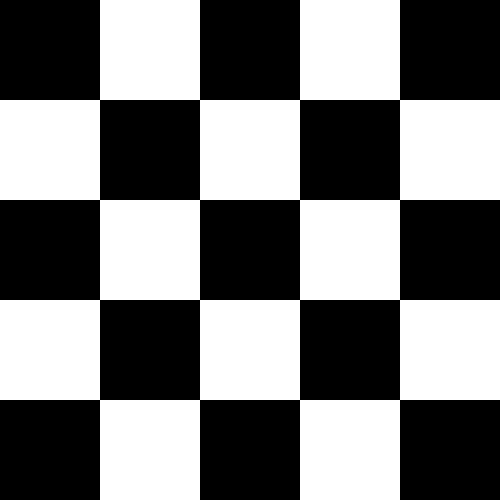
#> input picture detection-scripts/chessboard1.png, 500 x 500 px
$ python orb-feature.py
#> lines starting #> are read from the running program, lines starting #| are printed output that depends on the picture; after the words box and inside, x2 and y2 are one past the last pixel; in counts of white or black regions, pixels touching at a corner belong together
import numpy as np
import cv2 as cv
import matplotlib.pyplot as plt

img1 = cv.imread('chessboard1.png',cv.IMREAD_GRAYSCALE)          # queryImage
#> img1: shape (500, 500); 48% white; 1 white region, box (x1, y1, x2, y2) and area: (0, 0, 500, 500) 120000
img2 = cv.imread('chessboard2.jpg',cv.IMREAD_GRAYSCALE) # trainImage
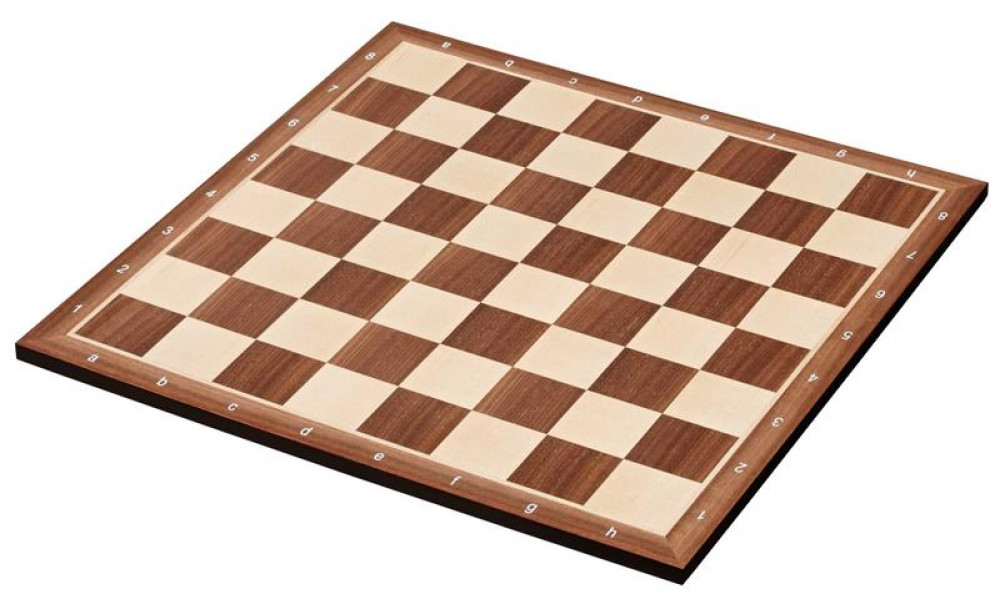
#> input picture detection-scripts/chessboard2.jpg, 1000 x 600 px
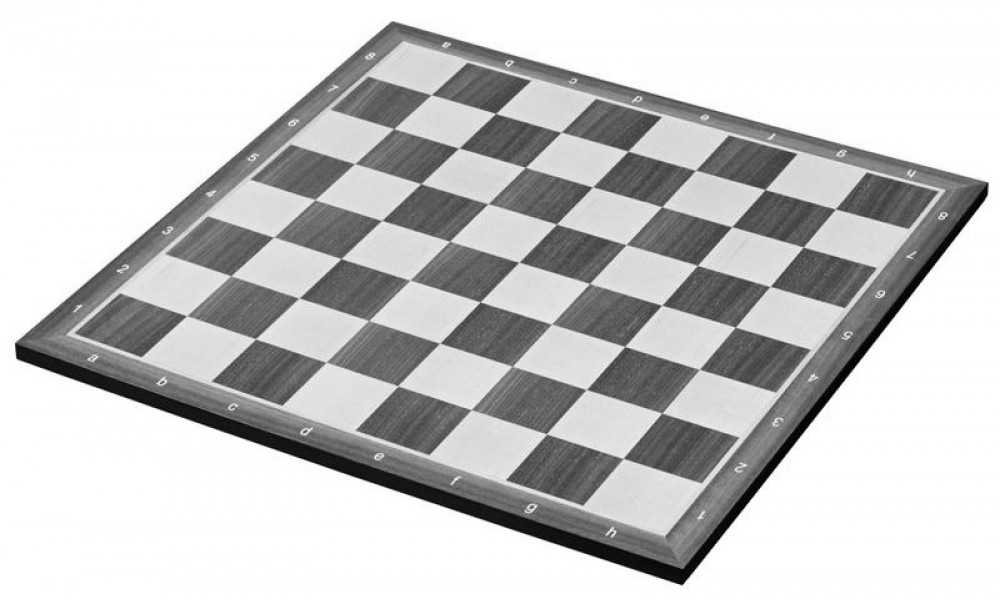
#> img2: shape (600, 1000); min 0, max 255, mean 199

# Initiate ORB detector
orb = cv.ORB_create()
# find the keypoints and descriptors with ORB
kp1, des1 = orb.detectAndCompute(img1,None)
#> kp1 = 164 keypoints; strongest (x, y, size): (195, 195, 64.3), (303, 195, 64.3), (195, 303, 64.3), (303, 303, 64.3)
kp2, des2 = orb.detectAndCompute(img2,None)
#> kp2 = 500 keypoints; strongest (x, y, size): (793, 155, 37.2), (492, 114, 31), (700, 264, 31), (658, 118, 37.2)

# create BFMatcher object
bf = cv.BFMatcher(cv.NORM_HAMMING, crossCheck=True)
# Match descriptors.
matches = bf.match(des1,des2)
#> matches = 11 matches
# Sort them in the order of their distance.
matches = sorted(matches, key = lambda x:x.distance)
# Draw first 10 matches.
img3 = cv.drawMatches(img1,kp1,img2,kp2,matches[:10],None,flags=cv.DrawMatchesFlags_NOT_DRAW_SINGLE_POINTS)
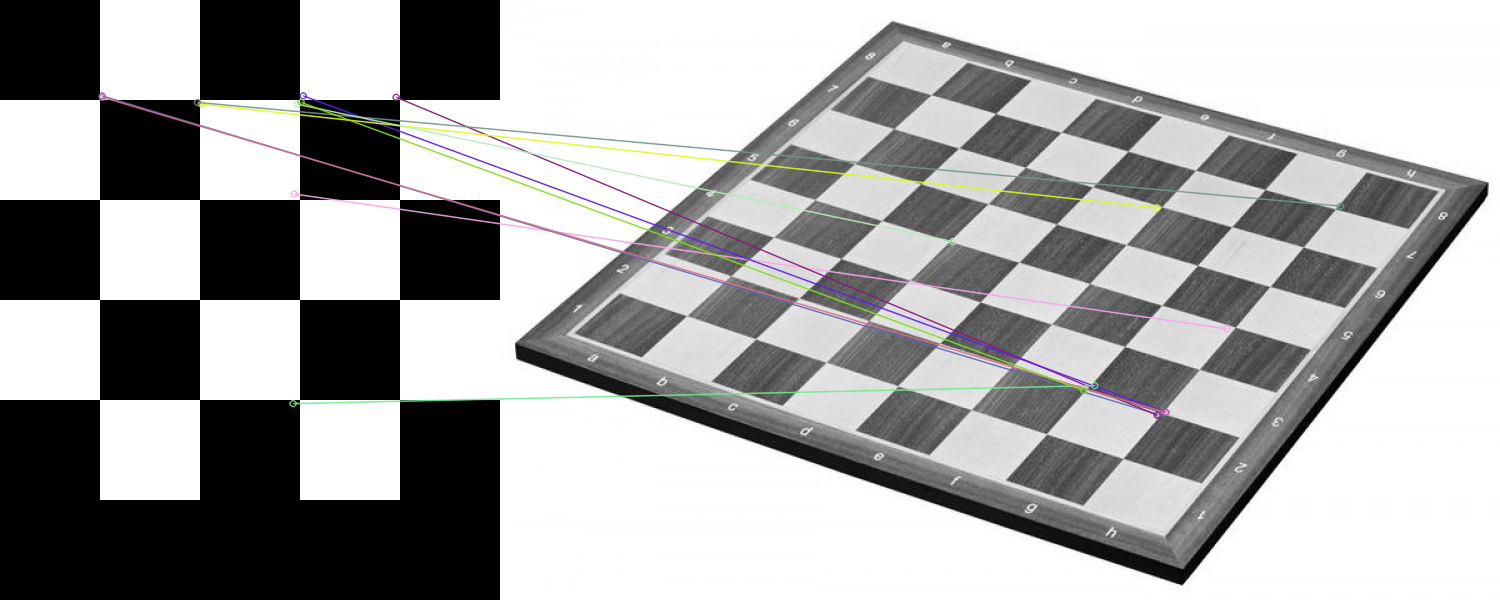
#> img3: shape (600, 1500, 3); mean of channels 0, 1, 2 166.3, 166.4, 166.5; drawn as B, G, R
plt.imshow(img3),plt.show()
